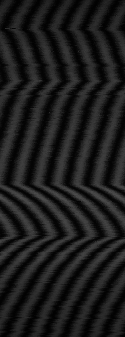
%> input picture test.bmp, 125 x 337 px
$ octave --eval "result = shifting('test.bmp');"   (GNU Octave 9; MATLAB toolbox functions it lacks are replaced by stand-ins)
%> lines starting %> are read from the running program, lines starting %| are printed output that depends on the picture
### getPhase.m
function [ phase ] = getPhase( signal )
% Вычисление мгновенной фазы сигнала с помощью преобразования Гильберта.
    if isa(signal,'sym')
        signal = dlmread(signal, '\t');
    end
    h = hilbert(signal);
    phase = atan2( imag(h), real(h));
end

### getdPhase.m
function [ dPhase ] = getdPhase( phaseA, phaseB )
% Вычисляет разность фаз и приводит их в диапазон +-П
    dPhase = normPhase (minus(phaseA,phaseB));
end

### normPhase.m
function [ phase ] = normPhase( phase )
% Нормировка фазы на диапазон +-П
    while phase > pi
        phase = phase - pi*2;
    end
    while phase < -pi
        phase = phase + pi*2;
    end
end

### shifting.m
function [ res ] = shifting(fileName)
%> called with fileName = 'test.bmp'
% Вычисление смещения по разности фаз
    sizeSig = 125;
    sizeImg = 337;
    img = imread(fileName);
%> img is the input picture: size 337x125x3 uint8; min 1, max 78, mean 28.6
    k =1:sizeSig;
    signalImg = img(1,k,1);
%> signalImg = 125 values, max 38 at index 69, min 1 at index 39, mean 18.14
    signalA = double(signalImg) - mean(signalImg) ;
%> signalA = 125 values, max 19.86 at index 69, min -17.14 at index 39, mean 1.65e-15
    phaseA = getPhase(signalA);
%> in getPhase, `phase = atan2( imag(h), real(h));`: phase = 125 values, max 3.13 at index 119, min -3.1 at index 79, mean 0.00675
%> phaseA has the same summary as phase in getPhase
    res = zeros(sizeSig,sizeImg);
    parfor x = 2:sizeImg
        signalImg = img(x,k,1);
        signalB = double(signalImg) - mean(signalImg) ;
        phaseB = getPhase(signalB);
        dPhase = getdPhase( phaseA, phaseB );
        res(k,x) =  dPhase(k);
    end;
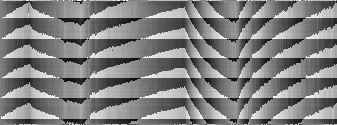
%> res: size 125x337 double; min -6.24, max 6.24, mean 0.00845; drawn with min black and max white
end
